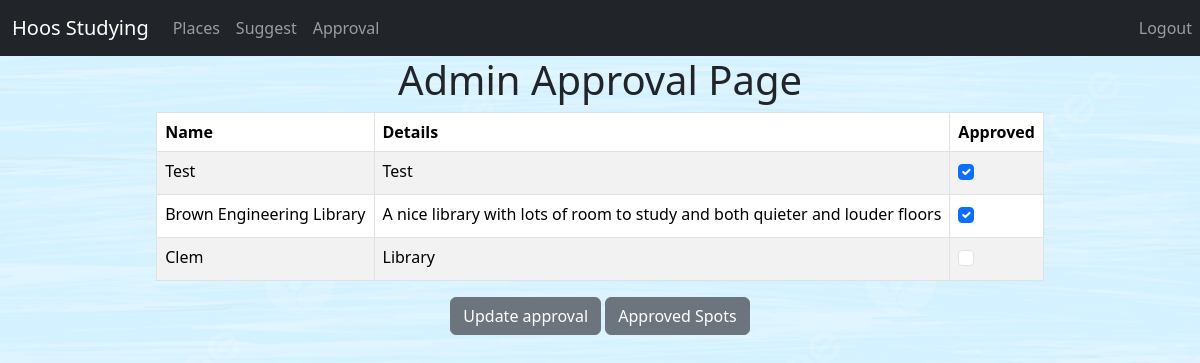
/approval/ (signed in), run on an earlier commit of the app's database.
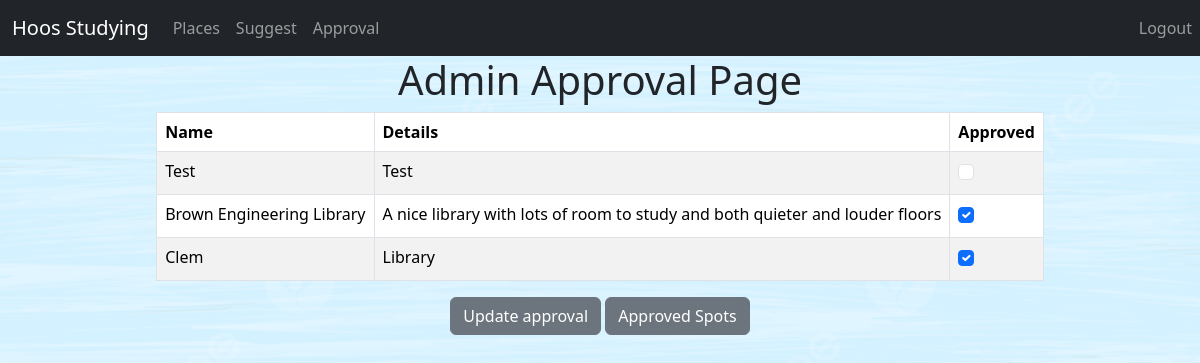
And on a later commit of the database.
### cs3240/models.py (models this page shows, shortened)
class Place(models.Model):
    name = models.CharField(max_length=200)
    details = models.CharField(max_length=700)
    address = map_fields.AddressField(max_length=200)
    admin_approved = models.BooleanField(default=False)
    locations = [("Central Grounds", "central"),
                 ("North Grounds", "north"),
                 ("South Grounds", "south")]
    location = models.CharField(blank=True, choices=locations, max_length=15)
    def __str__(self):
        return self.name

### cs3240/views.py (the view)
# urls.py: path('approval/',views.admin_approval, name="approval"),
def admin_approval(request):
    places_list = Place.objects.all()
    if request.user.is_superuser:
        if request.method == "POST":
            id_list = request.POST.getlist('boxes')
            places_list.update(admin_approved = False)
            for id in id_list:
                Place.objects.filter(pk=int(id)).update(admin_approved = True)
            return redirect('places')
        else:
            return render(request, "approval.html", {"places_list":places_list})
    else:
        return redirect('home')

### cs3240/templates/approval.html (shortened to what this page needs)
{% load socialaccount %}
<html>
        <link href="https://cdn.jsdelivr.net/npm/bootstrap@5.3.2/dist/css/bootstrap.min.css" rel="stylesheet">
        <link rel="stylesheet" href="../static/page.css">
        <nav class="navbar navbar-expand-lg navbar-dark bg-dark">
            <div class="container-fluid">
                <a class="navbar-brand" href="{% url 'home' %}">Hoos Studying</a>
                <div class="collapse navbar-collapse" id="navbarNav">
                <ul class="navbar-nav">
                    <li class="nav-item">
                        <a class="nav-link"  href="{% url 'places' %}">Places</a>
                    </li>
                    <li class="nav-item">
                    <a class="nav-link" href="{% url 'suggest' %}">Suggest</a>
                    </li>
                    <li class="nav-item">
                        <a id="approvalLink" class="nav-link" hidden = "true" href="{% url 'approval' %}">Approval</a>
                    </li>
                </ul>
                </div>
            </div>
                <ul class="nav navbar-nav navbar-right">
                    <li class="nav-item">
                        <a   class="nav-link" href="{% url 'logout' %}">Logout</a>
                    </li>
                </ul>
            </nav>
        <div class="container">
            <h1>Admin Approval Page</h1>
        <form action = "" method="post">
        <table class="table table-striped table-hover table-bordered">
            <thead class="thead-dark">
                <tr>
                <th scope="col">Name</th>
                <th scope="col">Details</th>
                <th scope="col">Approved</th>
                </tr>
            </thead>
            <tbody>
            {% for place in places_list %}
            <tr>
                <td>{{ place }}</td>
                <td>{{ place.details }}</td>
                <td>
                    {% if place.admin_approved %}
                        <div class = "form-check">
                            <input class = "form-check-input" type = "checkbox" checked = "checked" value = {{place.id}} name = "boxes"/>
                        </div>
                    {% else %}
                        <div class = "form-check">
                            <input class = "form-check-input" type = "checkbox" value = {{place.id}} name = "boxes"/>
                        </div>
                    {% endif %}
                </td>
                </tr>
            {% endfor %}
            </tbody>
        </table>
        <center>
            <button class='btn btn-secondary' type="submit">Update approval</button>
        <a href = "{% url 'places' %}">
            <button class='btn btn-secondary'>Approved Spots</button>
        </a>
        </center>
    </form>
        </div>
    </body>
</html>

### cs3240/static/page.css (style rules this page uses)
.container { display: flex; justify-content: center; flex-direction: column; align-items: center; }

What changed in the data, as far as the page shows it:
changed Place "Test": admin_approved True → False (drawn); boxes "☑" → "☐"
changed Place "Clem": admin_approved False → True (drawn); boxes "☐" → "☑"
